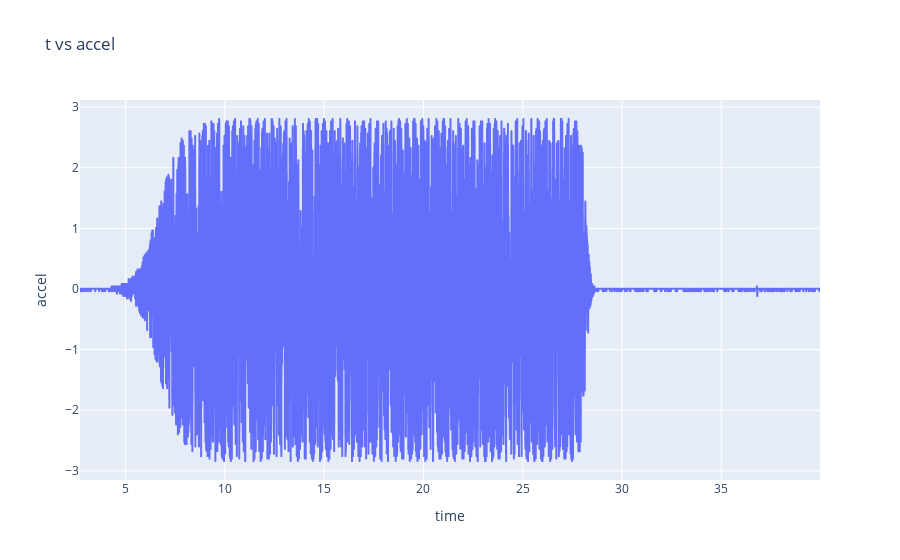

This figure's notebook cell:
### Code cell
import plotly.express as px

d = {'time': time, 'accel': AccZ}
df = pd.DataFrame(data=d)
fig = px.line(df, x="time", y="accel", title="t vs accel")
fig.show()

### Figure 1 — Plotly figure (JSON) as saved in the notebook; plotly's stock layout.template omitted (floating-point values rounded to 4 significant figures; data arrays with more than 128 entries replaced by an {"elided": "..."} marker saying what was removed)
{"data": [{"hovertemplate": "time=%{x}<br>accel=%{y}<extra></extra>", "legendgroup": "", "line": {"color": "#636efa", "dash": "solid"}, "marker": {"symbol": "circle"}, "mode": "lines", "name": "", "showlegend": false, "type": "scattergl", "x": {"elided": "2686 float values"}, "xaxis": "x", "y": {"elided": "2686 float values"}, "yaxis": "y"}], "layout": {"legend": {"tracegroupgap": 0}, "title": {"text": "t vs accel"}, "xaxis": {"anchor": "y", "domain": [0, 1], "title": {"text": "time"}}, "yaxis": {"anchor": "x", "domain": [0, 1], "title": {"text": "accel"}}}}
